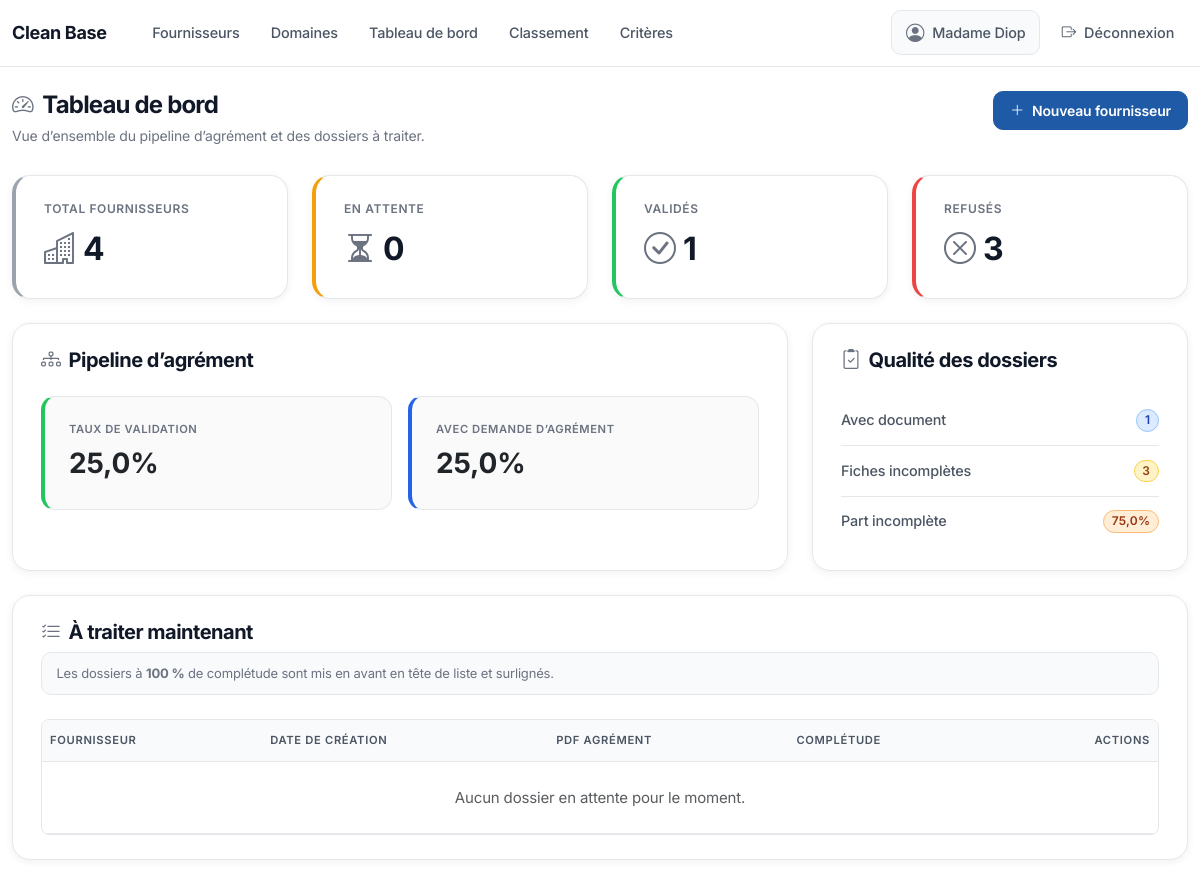
Page / (signed in) on the earlier database version.
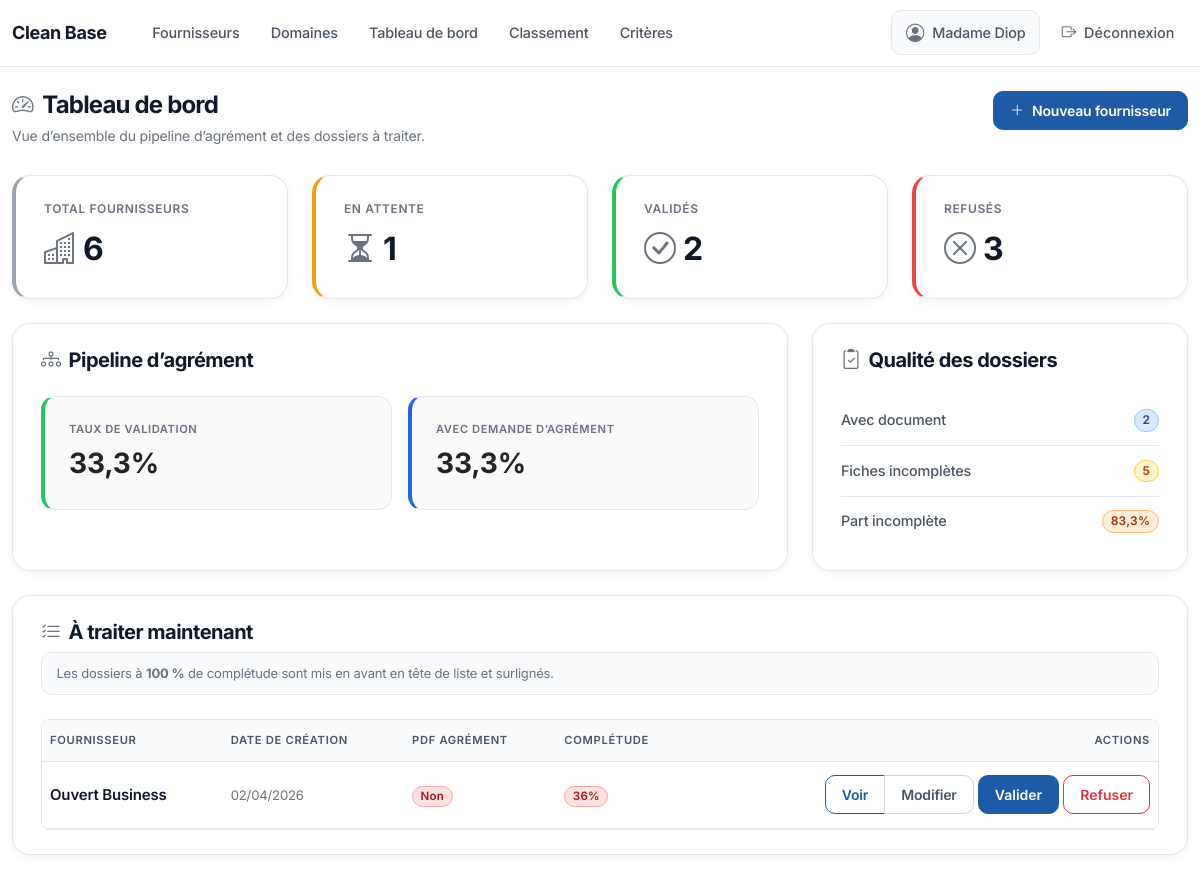
Same page on the later database version.
### fournisseurs/models.py (models this page shows, shortened)
class Fournisseur(models.Model):
    class Statut(models.TextChoices):
        EN_ATTENTE = "en_attente", "En attente"
        VALIDE = "valide", "Validé"
        REFUSE = "refuse", "Refusé"
    raison_sociale = models.CharField(max_length=255, db_index=True)
    domaines = models.ManyToManyField(DomaineActivite, related_name="fournisseurs", blank=True)
    created_by = models.ForeignKey(
        "auth.User",
        null=True,
        blank=True,
        on_delete=models.SET_NULL,
        related_name="fournisseurs_crees",
    )
    contact = models.CharField(max_length=255, blank=True)
    fonction = models.CharField(max_length=255, blank=True)
    telephone = models.CharField(max_length=50, blank=True)
    adresse = models.TextField(blank=True)
    email = models.CharField(max_length=254, blank=True, db_index=True)
    modalites_paiement = models.CharField(max_length=255, blank=True)
    ninea = models.CharField(max_length=100, blank=True)
    rc = models.CharField(max_length=100, blank=True)
    demande_agrement = models.FileField(upload_to="agrements/", blank=True, null=True)
    statut = models.CharField(max_length=20, choices=Statut.choices, default=Statut.EN_ATTENTE, db_index=True)
    date_creation = models.DateTimeField(auto_now_add=True)
    class Meta:
        verbose_name = "Fournisseur"
        verbose_name_plural = "Fournisseurs"
        ordering = ["-date_creation"]
        indexes = [
            models.Index(fields=["raison_sociale"]),
            models.Index(fields=["statut"]),
            models.Index(fields=["email"]),
        ]

### fournisseurs/views.py (the view)
# urls.py: path("", DashboardView.as_view(), name="dashboard"),
class DashboardView(LoginRequiredMixin, TemplateView):
    template_name = "fournisseurs/dashboard.html"
    def get_context_data(self, **kwargs):
        context = super().get_context_data(**kwargs)
        total = Fournisseur.objects.count()
        en_attente = Fournisseur.objects.filter(statut=Fournisseur.Statut.EN_ATTENTE).count()
        valide = Fournisseur.objects.filter(statut=Fournisseur.Statut.VALIDE).count()
        refuse = Fournisseur.objects.filter(statut=Fournisseur.Statut.REFUSE).count()
        with_document = Fournisseur.objects.exclude(
            Q(demande_agrement__isnull=True) | Q(demande_agrement="")
        ).count()
        incomplets = (
            Fournisseur.objects.annotate(ndomaines=Count("domaines", distinct=True))
            .annotate(filled_sum=_fournisseur_filled_sum_expr())
            .filter(filled_sum__lt=TOTAL_COMPLETION_FIELDS)
            .count()
        )
        validation_rate = round((valide / total) * 100, 1) if total else 0
        document_rate = round((with_document / total) * 100, 1) if total else 0
        incomplete_rate = round((incomplets / total) * 100, 1) if total else 0
        has_pdf = Case(
            When(Q(demande_agrement__isnull=True) | Q(demande_agrement=""), then=Value(0)),
            default=Value(1),
            output_field=IntegerField(),
        )
        to_process = (
            Fournisseur.objects.filter(statut=Fournisseur.Statut.EN_ATTENTE)
            .select_related("created_by")
            .annotate(ndomaines=Count("domaines", distinct=True))
            .annotate(filled_sum=_fournisseur_filled_sum_expr())
            .annotate(completeness=_fournisseur_completeness_percent_expr())
            .annotate(has_pdf=has_pdf)
            .order_by(
                Case(
                    When(Q(has_pdf=1) & Q(filled_sum=TOTAL_COMPLETION_FIELDS), then=Value(1)),
                    When(has_pdf=1, then=Value(2)),
                    default=Value(3),
                    output_field=IntegerField(),
                ),
                "date_creation",
            )[:20]
        )
        context["stats"] = {
            "total": total,
            "en_attente": en_attente,
            "valide": valide,
            "refuse": refuse,
            "validation_rate": validation_rate,
            "document_rate": document_rate,
            "incomplete_rate": incomplete_rate,
        }
        context["quality"] = {
            "with_document": with_document,
            "incomplete": incomplets,
        }
        context["to_process"] = to_process
        return context

### fournisseurs/views.py (called while the page is built)
def _fournisseur_completeness_percent_expr():
    return Cast(
        Round(F("filled_sum") * 100.0 / Value(float(TOTAL_COMPLETION_FIELDS)), 0),
        IntegerField(),
    )

### fournisseurs/templates/fournisseurs/dashboard.html (shortened to what the changed rows need)
{% extends "base.html" %}
{% block content %}
  <header class="saas-page-header">
    <div>
      <h1 class="saas-page-title">
        <i class="bi bi-speedometer2" aria-hidden="true"></i>
        <span>Tableau de bord</span>
      </h1>
    </div>
  </header>
  <div class="row g-4">
    <div class="col-md-6 col-xl-3">
      <a href="{% url 'fournisseurs:fournisseurs_list' %}" class="card metric-card metric-card--kpi-total h-100 dashboard-metric-link">
        <div class="card-body saas-card-body-pad">
          <div class="fs-2 fw-bold metric-value d-inline-flex align-items-center gap-2">
            <i class="bi bi-buildings"></i>
            <span>{{ stats.total }}</span>
          </div>
        </div>
      </a>
    </div>
    <div class="col-md-6 col-xl-3">
      <a href="{% url 'fournisseurs:fournisseurs_list' %}?statut=en_attente" class="card metric-card metric-card--kpi-attente h-100 dashboard-metric-link">
        <div class="card-body saas-card-body-pad">
          <div class="fs-2 fw-bold metric-value d-inline-flex align-items-center gap-2">
            <i class="bi bi-hourglass-split"></i>
            <span>{{ stats.en_attente }}</span>
          </div>
        </div>
      </a>
    </div>
    <div class="col-md-6 col-xl-3">
      <a href="{% url 'fournisseurs:fournisseurs_list' %}?statut=valide" class="card metric-card metric-card--kpi-valide h-100 dashboard-metric-link">
        <div class="card-body saas-card-body-pad">
          <div class="fs-2 fw-bold metric-value d-inline-flex align-items-center gap-2">
            <i class="bi bi-check-circle"></i>
            <span>{{ stats.valide }}</span>
          </div>
        </div>
      </a>
    </div>
  </div>
  <div class="row g-4 mt-0">
    <div class="col-lg-8">
      <div class="card h-100">
        <div class="card-body saas-card-body-pad">
          <h2 class="h5 section-title mb-4 d-inline-flex align-items-center gap-2">
            <i class="bi bi-diagram-3"></i>
            <a href="{% url 'fournisseurs:fournisseurs_list' %}?statut=en_attente" class="text-decoration-none text-reset">Pipeline d’agrément</a>
          </h2>
          <div class="row g-3">
            <div class="col-md-6">
              <a href="{% url 'fournisseurs:fournisseurs_list' %}?statut=valide" class="p-4 d-block text-decoration-none text-body dashboard-subtile-link dashboard-subtile--validation">
                <div class="small text-muted">Taux de validation</div>
                <div class="fs-3 fw-bold mt-1">{{ stats.validation_rate }}%</div>
              </a>
            </div>
            <div class="col-md-6">
              <a href="{% url 'fournisseurs:fournisseurs_list' %}?doc=1" class="p-4 d-block text-decoration-none text-body dashboard-subtile-link dashboard-subtile--document">
                <div class="small text-muted">Avec demande d’agrément</div>
                <div class="fs-3 fw-bold mt-1">{{ stats.document_rate }}%</div>
              </a>
            </div>
          </div>
        </div>
      </div>
    </div>
    <div class="col-lg-4">
      <div class="card h-100">
        <div class="card-body saas-card-body-pad">
          <h2 class="h5 section-title mb-4 d-inline-flex align-items-center gap-2">
            <i class="bi bi-clipboard2-check"></i>
            <a href="{% url 'fournisseurs:fournisseurs_list' %}?incomplet=1" class="text-decoration-none text-reset">Qualité des dossiers</a>
          </h2>
          <div class="list-group list-group-flush saas-quality-list">
            <a href="{% url 'fournisseurs:fournisseurs_list' %}?doc=1" class="list-group-item list-group-item-action d-flex justify-content-between align-items-center px-0 border-start-0 border-end-0 rounded-0">
              <span>Avec document</span>
              <span class="badge rounded-pill badge-qualite-compte-doc">{{ quality.with_document }}</span>
            </a>
            <a href="{% url 'fournisseurs:fournisseurs_list' %}?incomplet=1" class="list-group-item list-group-item-action d-flex justify-content-between align-items-center px-0 border-start-0 border-end-0 rounded-0">
              <span>Fiches incomplètes</span>
              <span class="badge rounded-pill badge-qualite-compte-incomplet">{{ quality.incomplete }}</span>
            </a>
            <a href="{% url 'fournisseurs:fournisseurs_list' %}?incomplet=1" class="list-group-item list-group-item-action d-flex justify-content-between align-items-center px-0 border-start-0 border-end-0 border-bottom-0 rounded-0">
              <span>Part incomplète</span>
              <span class="badge rounded-pill badge-qualite-taux-incomplet">{{ stats.incomplete_rate }}%</span>
            </a>
          </div>
        </div>
      </div>
    </div>
  </div>
  <div class="card mt-4">
    <div class="card-body saas-card-body-pad">
      <h2 class="h5 section-title mb-2 d-inline-flex align-items-center gap-2">
        <i class="bi bi-list-check"></i>
        <a href="{% url 'fournisseurs:fournisseurs_list' %}?statut=en_attente" class="text-decoration-none text-reset">À traiter maintenant</a>
      </h2>
      <div class="table-responsive rounded-3 border" style="border-color: var(--saas-border) !important;">
        <table class="table align-middle mb-0">
          <thead>
            <tr>
              <th>Fournisseur</th>
              <th>Date de création</th>
              <th>PDF agrément</th>
              <th>Complétude</th>
              <th class="text-end">Actions</th>
            </tr>
          </thead>
          <tbody>
            {% for f in to_process %}
              <tr class="{% if f.completeness == 100 %}dashboard-row-complete{% endif %}">
                <td>
                  <a href="{% url 'fournisseurs:fournisseur_detail' f.pk %}" class="fw-semibold text-decoration-none" style="color: var(--saas-text);">{{ f.raison_sociale }}</a>
                </td>
                <td class="text-secondary small">{{ f.date_creation|date:"d/m/Y" }}</td>
                <td>
                  {% if f.has_pdf %}
                    <span class="badge rounded-pill badge-qualite-doc-oui">Oui</span>
                  {% else %}
                    <span class="badge rounded-pill badge-qualite-doc-non">Non</span>
                  {% endif %}
                </td>
                <td>
                  <span class="badge rounded-pill {% if f.completeness == 100 %}badge-qualite-complet-ok{% elif f.completeness >= 50 %}badge-qualite-complet-moyen{% else %}badge-qualite-complet-faible{% endif %}">{{ f.completeness }}%</span>
                </td>
                <td class="text-end">
                  <div class="btn-group btn-group-sm" role="group">
                    <a class="btn btn-outline-primary" href="{% url 'fournisseurs:fournisseur_detail' f.pk %}">Voir</a>
                    <a class="btn btn-outline-secondary" href="{% url 'fournisseurs:fournisseur_update' f.pk %}">Modifier</a>
                  </div>
                  <form method="post" action="{% url 'fournisseurs:fournisseur_quick_status_update' f.pk %}" class="d-inline">
                    <button type="submit" class="btn btn-sm btn-success">Valider</button>
                  </form>
                  <form method="post" action="{% url 'fournisseurs:fournisseur_quick_status_update' f.pk %}" class="d-inline">
                    <button type="submit" class="btn btn-sm btn-outline-danger">Refuser</button>
                  </form>
                </td>
              </tr>
            {% empty %}
              <tr>
                <td colspan="5" class="text-muted py-4 text-center">Aucun dossier en attente pour le moment.</td>
              </tr>
            {% endfor %}
          </tbody>
        </table>
      </div>
    </div>
  </div>
{% endblock %}

Differences in the rows shown:
added Fournisseur: raison_sociale "Ouvert Business", date_creation "02/04/2026", shows "Non", completeness "36"
Other differences:
{{ stats.total }}: "4" → "6"
{{ stats.en_attente }}: "0" → "1"
{{ stats.valide }}: "1" → "2"
{{ stats.validation_rate }}: "25,0" → "33,3"
{{ stats.document_rate }}: "25,0" → "33,3"
{{ quality.with_document }}: "1" → "2"
{{ quality.incomplete }}: "3" → "5"
{{ stats.incomplete_rate }}: "75,0" → "83,3"
text no longer shown: "Aucun dossier en attente pour le moment."
